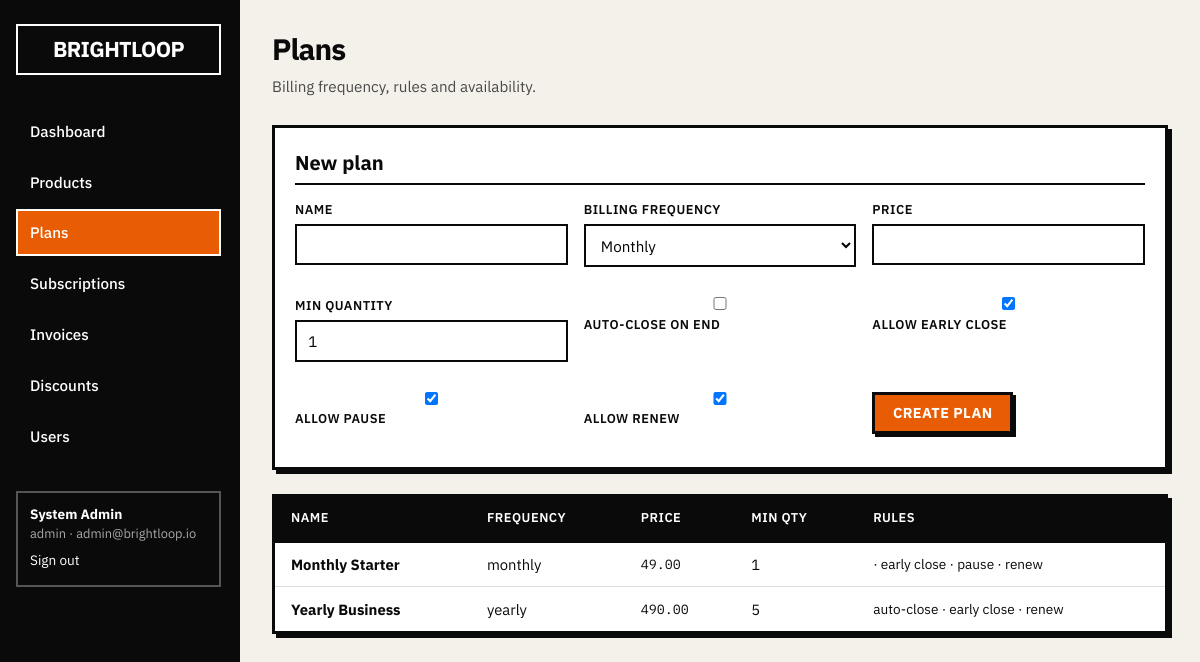
The app's page /plans (signed in) with its own data.
### app/models.py (models this page shows)
class User(Base):
    __tablename__ = "users"
    id = Column(Integer, primary_key=True, index=True)
    email = Column(String(255), unique=True, nullable=False, index=True)
    hashed_password = Column(String(255), nullable=False)
    full_name = Column(String(255), nullable=False)
    role = Column(SAEnum(UserRole), default=UserRole.CUSTOMER, nullable=False)
    is_active = Column(Boolean, default=True)
    created_at = Column(DateTime, default=datetime.utcnow)
    subscriptions = relationship("Subscription", back_populates="customer")
    payments = relationship("Payment", back_populates="recorded_by")

class Plan(Base):
    __tablename__ = "plans"
    id = Column(Integer, primary_key=True, index=True)
    name = Column(String(255), nullable=False)
    billing_frequency = Column(SAEnum(BillingFrequency), nullable=False)
    price = Column(Float, nullable=False)
    min_quantity = Column(Integer, default=1)
    available_from = Column(Date, nullable=True)
    available_to = Column(Date, nullable=True)
    auto_close = Column(Boolean, default=False)
    allow_early_close = Column(Boolean, default=True)
    allow_pause = Column(Boolean, default=True)
    allow_renew = Column(Boolean, default=True)
    is_active = Column(Boolean, default=True)
    created_at = Column(DateTime, default=datetime.utcnow)
    products = relationship("PlanProduct", back_populates="plan")
    subscriptions = relationship("Subscription", back_populates="plan")

### app/main.py (the view)
@app.get("/plans", response_class=HTMLResponse)
async def plans_page(
    request: Request,
    user: User = Depends(require_staff_or_admin),
    db: Session = Depends(get_db),
):
    plans = db.query(Plan).filter(Plan.is_active == True).order_by(Plan.name).all()
    products = db.query(Product).filter(Product.is_active == True).all()
    return templates.TemplateResponse(
        request,
        "plans.html",
        {"user": user, "plans": plans, "products": products},
    )

### app/templates/plans.html (shortened to what this page needs)
{% extends "base.html" %}
{% block content %}
<div class="page-header">
  <div>
    <h1>Plans</h1>
    <p>Billing frequency, rules and availability.</p>
  </div>
</div>
{% if user.role.value == 'admin' %}
<div class="panel">
  <h2>New plan</h2>
  <form method="post" action="/plans" class="form-grid">
    <div class="field">
      <label>Name</label>
      <input type="text" name="name" required>
    </div>
    <div class="field">
      <label>Billing frequency</label>
      <select name="billing_frequency" required>
        <option value="monthly">Monthly</option>
      </select>
    </div>
    <div class="field">
      <label>Price</label>
      <input type="number" name="price" step="0.01" min="0" required>
    </div>
    <div class="field">
      <label>Min quantity</label>
      <input type="number" name="min_quantity" value="1" min="1">
    </div>
    <div class="field">
      <label><input type="checkbox" name="auto_close" value="true"> Auto-close on end</label>
    </div>
    <div class="field">
      <label><input type="checkbox" name="allow_early_close" value="true" checked> Allow early close</label>
    </div>
    <div class="field">
      <label><input type="checkbox" name="allow_pause" value="true" checked> Allow pause</label>
    </div>
    <div class="field">
      <label><input type="checkbox" name="allow_renew" value="true" checked> Allow renew</label>
    </div>
    <div>
      <button type="submit" class="btn btn-primary">Create plan</button>
    </div>
  </form>
</div>
{% endif %}
<div class="table-wrap">
  <table>
    <thead>
      <tr>
        <th>Name</th>
        <th>Frequency</th>
        <th>Price</th>
        <th>Min qty</th>
        <th>Rules</th>
      </tr>
    </thead>
    <tbody>
      {% for plan in plans %}
      <tr>
        <td><strong>{{ plan.name }}</strong></td>
        <td>{{ plan.billing_frequency.value }}</td>
        <td class="mono">{{ "%.2f"|format(plan.price) }}</td>
        <td>{{ plan.min_quantity }}</td>
        <td style="font-size:0.85rem;">
          {% if plan.auto_close %}auto-close{% endif %}
          {% if plan.allow_early_close %} · early close{% endif %}
          {% if plan.allow_pause %} · pause{% endif %}
          {% if plan.allow_renew %} · renew{% endif %}
        </td>
      </tr>
      {% else %}
      <tr><td colspan="5" class="empty">No plans</td></tr>
      {% endfor %}
    </tbody>
  </table>
</div>
{% endblock %}

### app/templates/base.html (shortened to what this page needs)
<!DOCTYPE html>
<html lang="en">
<head>
  <link rel="stylesheet" href="/static/css/style.css">
</head>
<body>
  {% if user %}
  <div class="shell">
    <aside class="sidebar">
      <div class="brand">BRIGHTLOOP</div>
      <nav>
        <a href="/dashboard" class="{% if request.url.path == '/dashboard' %}active{% endif %}">Dashboard</a>
        {% if user.role.value in ['admin', 'staff'] %}
        <a href="/products" class="{% if '/products' in request.url.path %}active{% endif %}">Products</a>
        <a href="/plans" class="{% if '/plans' in request.url.path %}active{% endif %}">Plans</a>
        {% endif %}
        <a href="/subscriptions" class="{% if '/subscriptions' in request.url.path %}active{% endif %}">Subscriptions</a>
        <a href="/invoices" class="{% if '/invoices' in request.url.path %}active{% endif %}">Invoices</a>
        {% if user.role.value == 'admin' %}
        <a href="/discounts" class="{% if '/discounts' in request.url.path %}active{% endif %}">Discounts</a>
        <a href="/users" class="{% if '/users' in request.url.path %}active{% endif %}">Users</a>
        {% endif %}
      </nav>
      <div class="user-box">
        <div><strong>{{ user.full_name }}</strong></div>
        <div class="muted" style="color:#aaa;font-size:0.8rem;">{{ user.role.value }} · {{ user.email }}</div>
        <a href="/logout" style="color:#fff;margin-top:0.5rem;display:inline-block;font-size:0.85rem;">Sign out</a>
      </div>
    </aside>
    <main class="main">
      {% block content %}{% endblock %}
    </main>
  </div>
  {% else %}
    {% block auth %}{% endblock %}
  {% endif %}
</body>
</html>

### app/static/css/style.css (style rules this page uses)
:root { --bg: #f4f1ea; --surface: #ffffff; --ink: #0a0a0a; --muted: #4a4a4a; --accent: #e85d04; --accent-dark: #c44a00; --border: 3px solid #0a0a0a; --border-thin: 2px solid #0a0a0a; --radius: 0; --font: "IBM Plex Sans", "Helvetica Neue", Helvetica, Arial, sans-serif; --mono: "IBM Plex Mono", "SF Mono", Menlo, monospace; --shadow: 4px 4px 0 #0a0a0a; }
* { box-sizing: border-box; margin: 0; padding: 0; }
html { font-size: 16px; }
body { font-family: var(--font); background: var(--bg); color: var(--ink); line-height: 1.45; min-height: 100vh; }
a { color: var(--ink); text-decoration: none; border-bottom: 2px solid transparent; }
.shell { display: grid; grid-template-columns: 240px 1fr; min-height: 100vh; }
.sidebar { background: var(--ink); color: #fff; padding: 1.5rem 1rem; border-right: var(--border); position: sticky; top: 0; height: 100vh; overflow-y: auto; }
.sidebar .brand { font-size: 1.35rem; font-weight: 700; letter-spacing: -0.03em; margin-bottom: 2rem; padding: 0.5rem; border: 2px solid #fff; text-align: center; }
.sidebar nav a { display: block; color: #fff; padding: 0.65rem 0.75rem; margin-bottom: 0.25rem; border: 2px solid transparent; font-weight: 500; font-size: 0.95rem; }
.sidebar nav a:hover, .sidebar nav a.active { border-color: #fff; background: var(--accent); color: #fff; }
.sidebar .user-box { margin-top: 2rem; padding: 0.75rem; border: 2px solid #555; font-size: 0.85rem; }
.main { padding: 1.75rem 2rem; max-width: 1200px; }
h1 { font-size: 1.85rem; font-weight: 700; letter-spacing: -0.03em; margin-bottom: 0.25rem; }
h2 { font-size: 1.25rem; font-weight: 700; margin-bottom: 1rem; border-bottom: var(--border-thin); padding-bottom: 0.35rem; }
.page-header { display: flex; justify-content: space-between; align-items: flex-start; margin-bottom: 1.75rem; gap: 1rem; flex-wrap: wrap; }
.page-header p { color: var(--muted); font-size: 0.95rem; }
.panel { background: var(--surface); border: var(--border); box-shadow: var(--shadow); padding: 1.25rem; margin-bottom: 1.5rem; }
.table-wrap { overflow-x: auto; border: var(--border); background: var(--surface); box-shadow: var(--shadow); }
table { width: 100%; border-collapse: collapse; font-size: 0.925rem; }
th { text-align: left; padding: 0.75rem 1rem; background: var(--ink); color: #fff; font-weight: 600; font-size: 0.8rem; text-transform: uppercase; letter-spacing: 0.04em; border-bottom: var(--border); }
td { padding: 0.7rem 1rem; border-bottom: 1px solid #ddd; vertical-align: middle; }
tr:last-child td { border-bottom: none; }
.form-grid { display: grid; grid-template-columns: repeat(auto-fit, minmax(220px, 1fr)); gap: 1rem; }
.field { margin-bottom: 0.85rem; }
.field label { display: block; font-size: 0.8rem; font-weight: 600; text-transform: uppercase; letter-spacing: 0.04em; margin-bottom: 0.3rem; }
.field input, .field select, .field textarea { width: 100%; padding: 0.55rem 0.7rem; border: var(--border-thin); background: #fff; font-family: var(--font); font-size: 0.95rem; border-radius: 0; }
.btn { display: inline-flex; align-items: center; gap: 0.4rem; padding: 0.55rem 1.1rem; font-family: var(--font); font-size: 0.9rem; font-weight: 700; border: var(--border); background: var(--surface); color: var(--ink); cursor: pointer; box-shadow: 3px 3px 0 var(--ink); transition: transform 0.08s, box-shadow 0.08s; text-transform: uppercase; letter-spacing: 0.03em; }
.btn-primary { background: var(--accent); color: #fff; border-color: var(--ink); }
.mono { font-family: var(--mono); font-size: 0.9em; }
.muted { color: var(--muted); }

### records on screen
User: full_name "System Admin", role.value "admin", email "admin@brightloop.io"
Plan: name "Monthly Starter", billing_frequency.value "monthly", price "49.00", min_quantity "1", allow_early_close "· early close", allow_pause "· pause", allow_renew "· renew"
Plan: name "Yearly Business", billing_frequency.value "yearly", price "490.00", min_quantity "5", auto_close "auto-close", allow_early_close "· early close", allow_renew "· renew"
